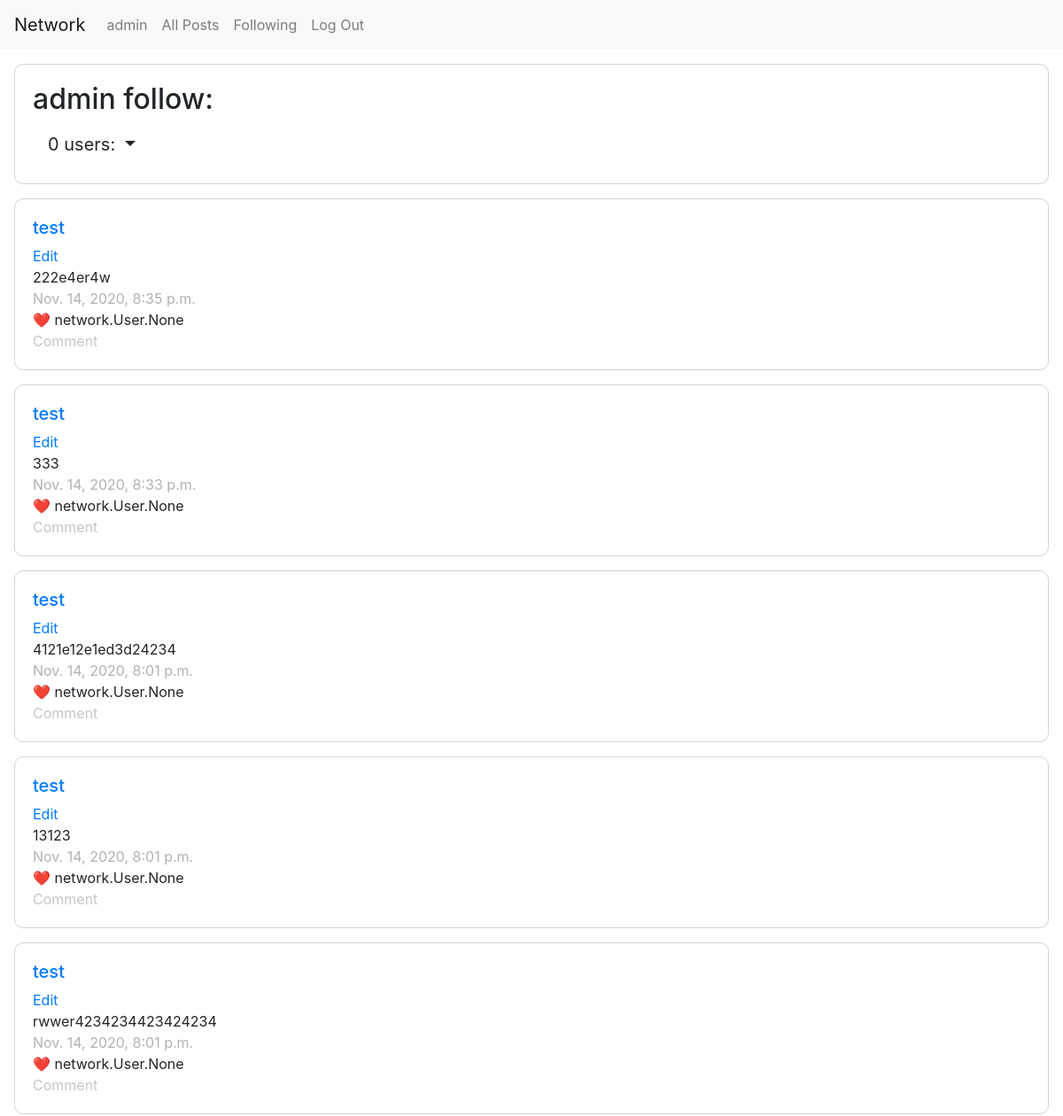
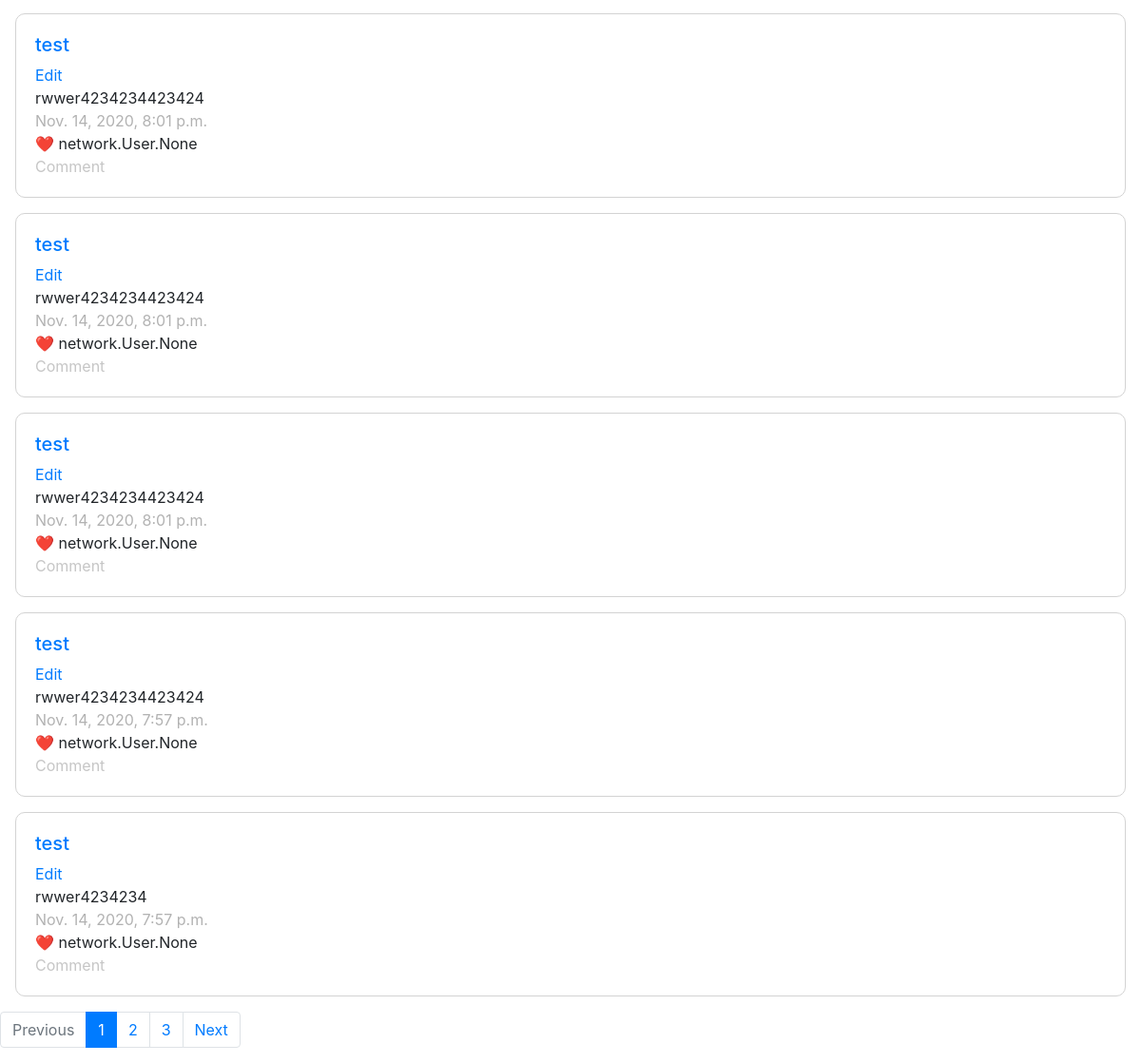
The app's page /follow (signed in) with its own data (2 pictures, top to bottom).
### network/models.py (models this page shows, shortened)
class User(AbstractUser):
    pass

class Post(models.Model):
    user = models.ForeignKey("User", on_delete=models.CASCADE, related_name="user")
    text = models.CharField(max_length=255)
    likes = models.ManyToManyField('User', blank=True, related_name='likes')
    timestamp = models.DateTimeField(auto_now_add=True)

### network/views.py (the view)
# urls.py: path("follow", views.follow, name="follow"),
@login_required(login_url='login')
def follow(request):
    user = User.objects.get(id=request.user.id)
    follow = User.objects.get(username=user)
    following = follow.following.count()
    follow_query = UserFollowing.objects.filter(user_id=user)
    follow_list = list()
    for follow in follow_query:
        follow_list.append(follow.following_user_id)
    my_filter_qs = Q()
    for user in follow_list:
        my_filter_qs = my_filter_qs | Q(user=user)
    posts = Post.objects.filter(my_filter_qs)
    posts = posts.order_by("-timestamp")
    page = request.GET.get('page', 1)
    paginator = Paginator(posts, 10)
    try:
        posts = paginator.page(page)
    except PageNotAnInteger:
        posts = paginator.page(1)
    except EmptyPage:
        posts = paginator.page(paginator.num_pages)
    follow_users = []
    for users in follow_query:
        follow_users.append(users.following_user_id.username)
    print(tuple(follow_users))
    return render(request, 'network/follow.html', {
        'name': user,
        'following': following,
        'follow_users': tuple(follow_users),
        'posts': posts})

### network/templates/network/follow.html (shortened to what this page needs)
{% extends "network/layout.html" %}
{% load static %}
{% block body %}
<div class='card-body'>
    <h2>{{ request.user.username }} follow:</h2>
	<div class="dropdown show">
	<a class="btn btn-ligh dropdown-toggle btn-lg" href="#" role="button" id="dropdownMenuLink" data-toggle="dropdown" aria-haspopup="true" aria-expanded="false">
		 {{ following }} users:
	</a>
	</div>
</div>
</div>
{% for post in posts %}
<div id='{{post.id}}' class="card-body post">
	<h5><a href="/profile/{{post.user}}">{{post.user}}</a></h5>
	<a href=# class='edit'>Edit</a>
	<span id='edit_text' style="display: block">{{post.text}}</span>
	<span style='color:#b2b2b2'>{{post.timestamp}}</span>
	<span>❤️ {{post.likes}}</span>
	<a style='color:#c6c6c6'>Comment</a>
</div>
{% endfor %}
{% if posts.has_other_pages %}
  <ul class="pagination">
    {% if posts.has_previous %}
      <li class="page-item"><a class="page-link" href="?page={{ posts.previous_page_number }}">Previous</a></li>
    {% else %}
      <li class="page-item disabled">
        <span class="page-link" href="#" tabindex="-1" aria-disabled="true">Previous</span>
      </li>
    {% endif %}
    {% for i in posts.paginator.page_range %}
      {% if posts.number == i %}
        <li class="page-item active" aria-current="page">
        <a class="page-link" href="#">{{ i }} <span class="sr-only">(current)</span></a>
      {% else %}
        <li class="page-item"><a class="page-link" href="?page={{ i }}">{{ i }}</a></li>
      {% endif %}
    {% endfor %}
    {% if posts.has_next %}
      <li class="page-item"><a class="page-link" href="?page={{ posts.next_page_number }}">Next</a></li>
    {% else %}
      <li class="page-item disabled">
        <span class="page-link" href="#" tabindex="-1" aria-disabled="true">Next</span>
      </li>
    {% endif %}
  </ul>
{% endif %}
{% endblock %}

### network/templates/network/layout.html (shortened to what this page needs)
{% load static %}
<!DOCTYPE html>
<html lang="en">
    <head>
        <link rel="stylesheet" href="https://stackpath.bootstrapcdn.com/bootstrap/4.4.1/css/bootstrap.min.css">
        <link href="{% static 'network/styles.css' %}" rel="stylesheet">
    </head>
    <body>
        <nav class="navbar navbar-expand-lg navbar-light bg-light">
            <a class="navbar-brand" href="#">Network</a>
            <div>
              <ul class="navbar-nav mr-auto">
                {% if user.is_authenticated %}
                    <li class="nav-item">
                        <a class="nav-link" id='user-posts' href="{% url 'profile' profile=user.username %}">{{ user.username }}</a>
                    </li>
                {% endif %}
                <li class="nav-item">
                  <a class="nav-link" id='all-posts' href="{% url 'posts' postbox='all' %}">All Posts</a>
                </li>
                {% if user.is_authenticated %}
                    <li class="nav-item">
                        <a class="nav-link" href="{% url 'follow' %}">Following</a>
                    </li>
                    <li class="nav-item">
                        <a class="nav-link" href="{% url 'logout' %}">Log Out</a>
                    </li>
                {% endif %}
              </ul>
            </div>
          </nav>
        <div class="body">
            {% block body %}
            {% endblock %}
    </body>
</html>

### network/static/network/styles.css (style rules this page uses)
.card-body { margin: 1em; border: 1px solid lightgray; border-radius: 10px; }
.post { display: flex; flex-direction: column; }

### records on screen
User: username "admin", user.username "admin"
Post: user "test", text "222e4er4w", timestamp "Nov. 14, 2020, 8:35 p.m.", likes "network.User.None"
Post: user "test", text "333", timestamp "Nov. 14, 2020, 8:33 p.m.", likes "network.User.None"
Post: user "test", text "4121e12e1ed3d24234", timestamp "Nov. 14, 2020, 8:01 p.m.", likes "network.User.None"
Post: user "test", text "13123", timestamp "Nov. 14, 2020, 8:01 p.m.", likes "network.User.None"
Post: user "test", text "rwwer4234234423424234", timestamp "Nov. 14, 2020, 8:01 p.m.", likes "network.User.None"
Post: user "test", text "rwwer4234234423424", timestamp "Nov. 14, 2020, 8:01 p.m.", likes "network.User.None"
Post: user "test", text "rwwer4234234423424", timestamp "Nov. 14, 2020, 8:01 p.m.", likes "network.User.None"
Post: user "test", text "rwwer4234234423424", timestamp "Nov. 14, 2020, 8:01 p.m.", likes "network.User.None"
Post: user "test", text "rwwer4234234423424", timestamp "Nov. 14, 2020, 7:57 p.m.", likes "network.User.None"
Post: user "test", text "rwwer4234234", timestamp "Nov. 14, 2020, 7:57 p.m.", likes "network.User.None"

### other values on screen
{{ following }} "0"
{{ i }} "1"
{{ i }} "2" "3"
